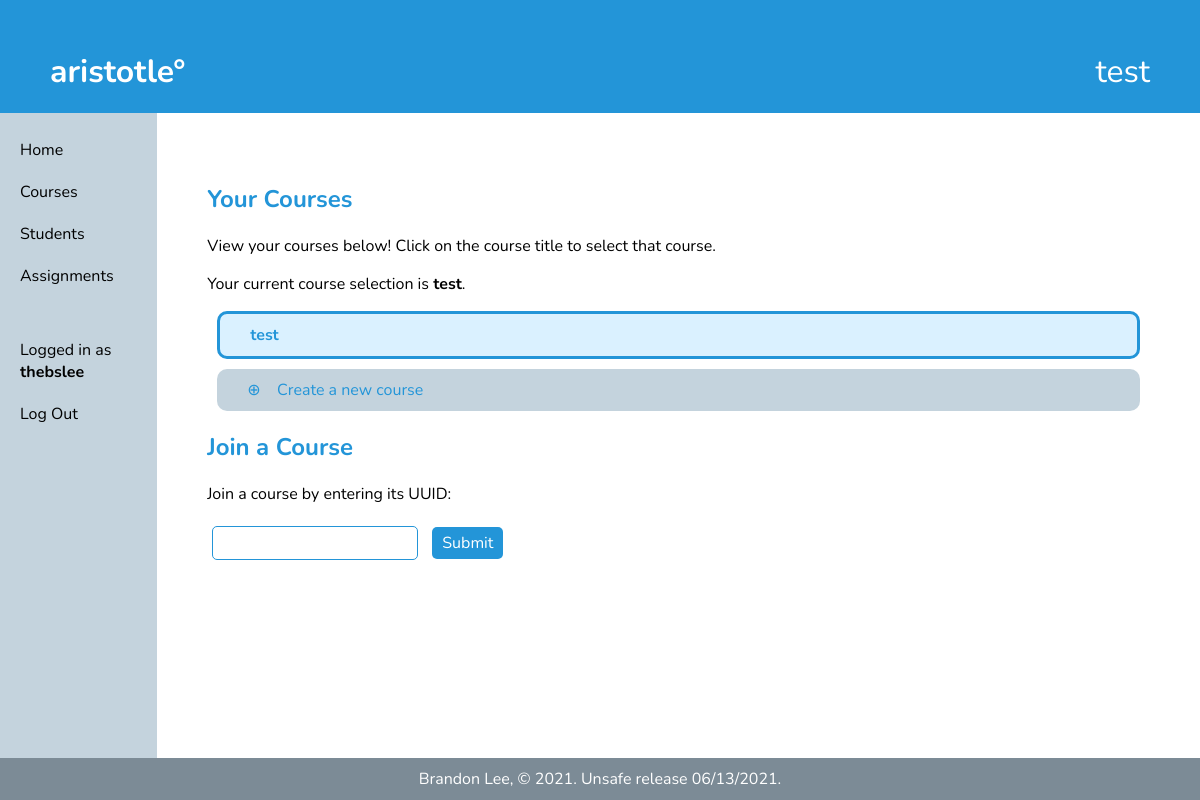
Page /forum/courses/ (signed in) on the earlier database version.
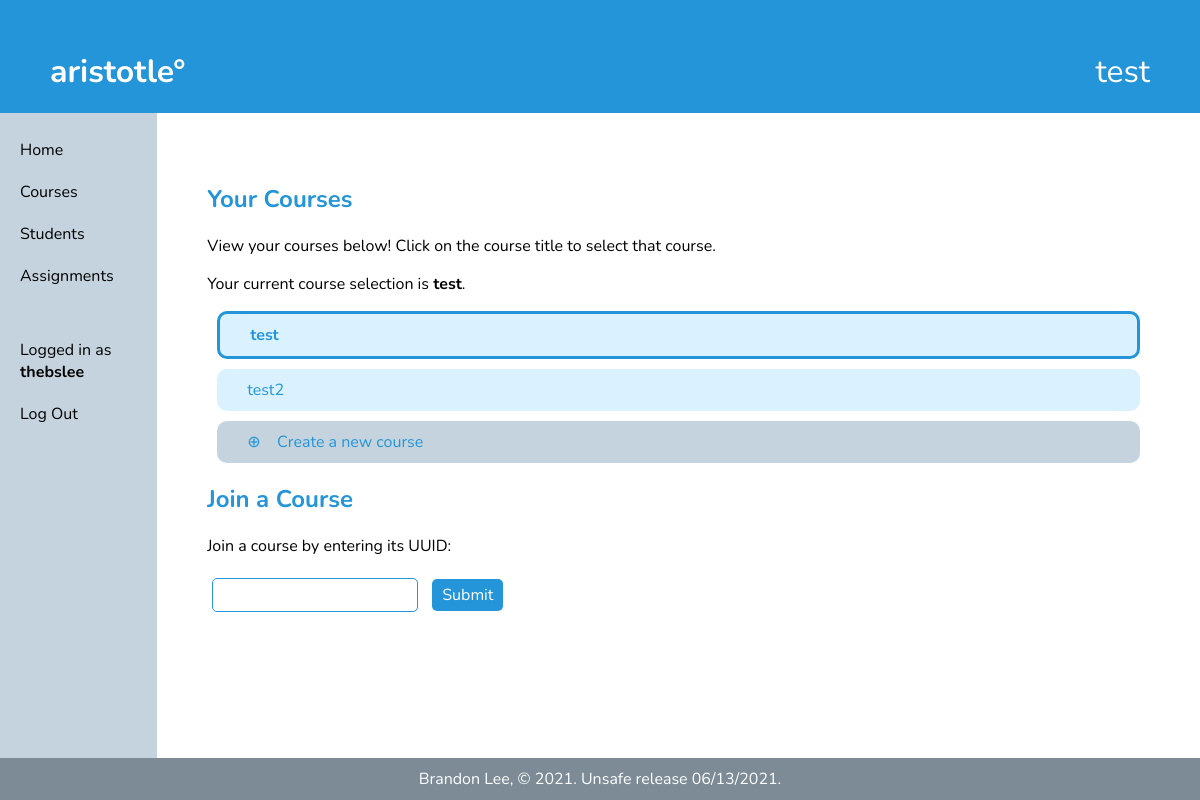
Same page on the later database version.
### forum/models.py (models this page shows)
class Course(models.Model):
    name = models.CharField(max_length=100)
    owner = models.ForeignKey(
        settings.AUTH_USER_MODEL,
        on_delete=models.CASCADE,
        related_name='course_of_owner'
    )
    students = models.ManyToManyField(
        settings.AUTH_USER_MODEL,
        related_name='course_of_student',
        blank=True
    )
    uuid = models.UUIDField(
        default=uuid.uuid4,
        editable=False
    )

### forum/views.py (the view, shortened to what this page needs)
# urls.py: path('courses/', views.courses, name='courses'),
def courses(request):
    if not request.user.is_authenticated:
        return redirect('home')
    context = alwaysContext(request)
    context["courses"] = Course.objects.filter(Q(owner=request.user) | Q(students=request.user)).distinct()
    context["form"] = forms.JoinCourseForm()
    return render(request, "courses.html", context)

### forum/forms.py
class JoinCourseForm(forms.Form):
    uuid = forms.UUIDField()

### forum/views.py (called while the page is built)
def alwaysContext(request):
    return {
        "username": request.user.username,
        "selected_course": Course.objects.filter(id=request.session.get('selected_course_id')).first()
    }

### forum/templates/courses.html (shortened to what this page needs)
{% extends 'base.html' %}
{% block content %}
<h2>Your Courses</h2>
{% if courses|length > 0 %}<p>View your courses below! Click on the course title to select that course.</p>{% else %}<p>No courses yet!</p>{% endif %}
{% if selected_course %}
<p>Your current course selection is <b>{{selected_course.name}}</b>.</p>
{% endif %}
{% for course in courses %}
<a href="{% url 'forum:setcourse' course.id %}"><div class="cutebox"{% ifequal selected_course.id course.id %} style="font-weight: bold; border: solid"{% endifequal %}>{{course.name}}</div></a>
{% endfor %}
<a href="{% url 'forum:createcourse' %}"><div class="cutebox" style="background-color: var(--fog-gray);">&#8853;&nbsp;&nbsp;&nbsp;&nbsp;Create a new course</div></a>
<h2>Join a Course</h2>
<p>Join a course by entering its UUID:</p>
<form action="#" method="POST">
    {{form.uuid}}
    <input type="submit" value="Submit">
</form>
{% endblock %}

### templates/base.html (shortened to what this page needs)
{% load static %}
<html>
    <head>
        <link rel="stylesheet" href="{% static 'css/main.css' %}">
    </head>
    <body>
        <a href="{% url 'home' %}">
            <div id=pagehead>
                <div style="display:flex; flex-direction: row; align-items: center;">
                    aristotle°
                </div>
                <div style="font-weight: normal">
                    {{selected_course.name}}
                </div>
            </div>
        </a>
        <div id="fullcontainer">
            {% if username %}
            <div id="navbar">
                <ul>
                    <a href="{% url 'home' %}"><li>Home</li></a>
                    <a href="{% url 'forum:courses' %}"><li>Courses</li></a>
                    {% if selected_course %}
                    {% if selected_course.owner == request.user %}<a href="{% url 'forum:students' %}"><li>Students</li></a>{% endif %}
                    <a href="{% url 'forum:assignments' %}"><li>Assignments</li></a>
                    {% endif %}
                </ul>
                <ul>
                    <li>Logged in as <b>{{username}}</b></li>
                    <a href="{% url 'authentication:logout' %}"><li>Log Out</li></a>
                </ul>
            </div>
            {% endif %}
            <div id="content">
                {% block content %}
                {% endblock %}
            </div>
        </div>
        <div id="pagefoot">Brandon Lee, &#169; 2021. Unsafe release 06/13/2021.</div>
    </body>
</html>

### static/css/main.css (style rules this page uses)
:root { --aristotle-blue: #2395d8; --light-aristotle-blue: #daf1ff; --fog-gray: #c4d3dd; --dark-fog-gray: #a0b5c4; --extra-dark-fog-gray: #7c8b96; --main-font: 'Nunito'; --main-margin: 50px; }
body { font-family: var(--main-font); margin: 0px; display: flex; height: 100%; flex-direction: column; }
#pagehead { color: white; background-color: var(--aristotle-blue); font-size: xx-large; font-weight: bold; padding: var(--main-margin); padding-bottom: 20px; justify-content: space-between; display: flex; flex-direction: row; }
a { text-decoration: none; }
#fullcontainer { display: flex; flex-direction: row; flex: 1; }
#pagefoot { display: flex; padding: 10px; align-items: center; justify-content: center; color: white; background-color: var(--extra-dark-fog-gray); }
#content { margin: var(--main-margin); width: 100%; height: fit-content; }
#navbar { background-color: var(--fog-gray); height: 100%; display: flex; flex-direction: column; width: 200px; }
#navbar ul { list-style-type: none; padding-left: 0; }
#navbar li { padding: 10px 20px; color: black; }
#navbar a li { cursor: pointer; }
h2 { color: var(--aristotle-blue); }
#fullcontainer a { color: var(--aristotle-blue); text-decoration: none; }
input { font-family: 'Nunito'; font-size: medium; padding: 5px; border: solid 1px var(--aristotle-blue); margin: 5px; border-radius: 5px; }
input[type=submit] { border: none; padding: 5px 10px; border-radius: 5px; background-color: var(--aristotle-blue); color: white; cursor: pointer; }
.cutebox { border-radius: 10px; background-color: var(--light-aristotle-blue); padding: 10px 30px; margin: 10px; }

Differences in the rows shown:
added Course: name "test2"
